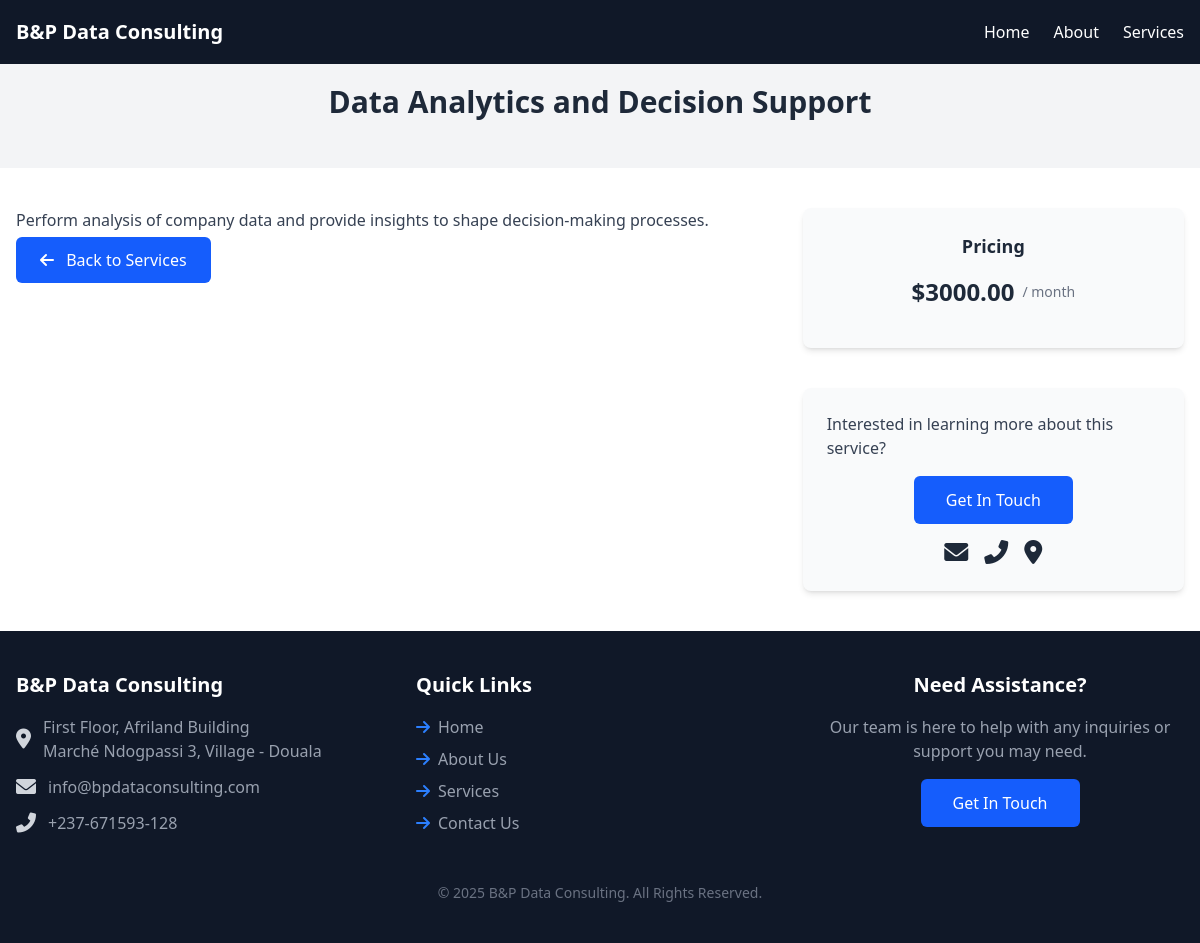
Page /services/2/ on the committed database.
### core/models.py (models this page shows, shortened)
class Service(models.Model):
    STATUS_CHOICES = [
        ('active', 'Active'),
        ('inactive', 'Inactive'),
    ]
    name = models.CharField(max_length=100)
    description = models.TextField(blank=True, null=True)
    price = models.DecimalField(max_digits=10, decimal_places=2)
    status = models.CharField(max_length=10, choices=STATUS_CHOICES, default='active')
    date_included = models.DateField()
    currency = models.CharField(max_length=10, default='USD')
    on_promotion = models.BooleanField(default=False)
    discount = models.DecimalField(max_digits=5, decimal_places=2, default=0.00)
    promotion_end_date = models.DateField(blank=True, null=True)
    created = models.DateTimeField(auto_now_add=True)
    updated = models.DateTimeField(auto_now=True)

### core/views.py (the view)
# urls.py: path('services/<int:service_id>/', views.service_detail, name='service_details'), #service details page
def service_detail(request, service_id):
    service = get_object_or_404(Service, id=service_id)
    return render(request, 'service_details.html', {'service': service})

### core/templates/service_details.html (shortened to what this page needs)
{% extends 'base.html' %}
{% load static %}
{% block content %}
{% include 'partials/_header.html' %}
<section class="bg-gray-100 mt-15">
  <div class="max-w-7xl mx-auto px-4 py-6  text-center">
    <h2 class="text-3xl font-bold mb-6" data-aos="fade-up">{{ service.name|capfirst }}</h2>
  </div>
</section>
<section class="bg-white py-10">
  <div class="max-w-7xl mx-auto px-4">
    <div class="flex flex-col md:flex-row gap-6">
      <div class="md:w-2/3" data-aos="fade-up" data-aos-delay="100">
        <p class="text-gray-700">{{ service.description|capfirst }}</p>
        <div class="text-center md:text-left py-4">
          <a href="/services"
            class="bg-blue-600 text-white py-3 px-6 rounded-md font-medium hover:bg-blue-500 transition">
            <i class="fa fa-arrow-left text-white mr-2"></i>
            Back to
            Services</a>
        </div>
      </div>
      <div class="md:w-1/3" data-aos="fade-up" data-aos-delay="300">
        <div class="flex flex-col">
          <div class="bg-gray-50 rounded-lg p-6 shadow-md">
            <h4 class="text-lg font-bold text-center text-3xl mb-4">Pricing</h4>
            <div class="flex items-center justify-center mb-4">
              <span class="text-2xl font-bold text-gray-800">${{ service.price }}</span>
              <span class="text-sm text-gray-500 ml-2">/ month</span>
            </div>
          </div>
          <div class="bg-gray-50 rounded-lg p-6 shadow-md mt-10">
            <div class="flex flex-col items-center ">
              <p class="text-gray-700 mb-4">Interested in learning more about this service?</p>
              <button onclick="showContactModal()"
                class="bg-blue-600 hover:bg-blue-500 text-white py-3 px-8 rounded-md font-medium transition mb-4">
                Get In Touch
              </button>
            </div>
            <div class="flex justify-center space-x-4">
              <a href="mailto:info@bpdataconsulting.com" class="icon">
                <i class="fas fa-envelope text-2xl transition-transform transform hover:scale-120"></i>
              </a>
              <a href="tel:+237671593128" class="icon">
                <i class="fas fa-phone-alt text-2xl transition-transform transform hover:scale-120"></i>
              </a>
              <a href="https://www.google.com/maps?q=First+Floor,+Afriland+Building,+Marché+Ndogpassi+3,+Village+-+Douala"
                target="_blank" class="icon">
                <i class="fas fa-map-marker-alt text-2xl transition-transform transform hover:scale-120"></i>
              </a>
            </div>
          </div>
        </div>
      </div>
    </div>
  </div>
</section>
{% endblock content %}
{% block footer %}
{% include 'partials/_footer.html' %}
{% endblock footer%}

### core/templates/base.html (style rules this page uses)
html, body { height: 100%; }

### rows in the picture
Service: name "Data Analytics and Decision Support", description "Perform analysis of company data and provide insights to shape decision-making processes.", price "3000.00"
